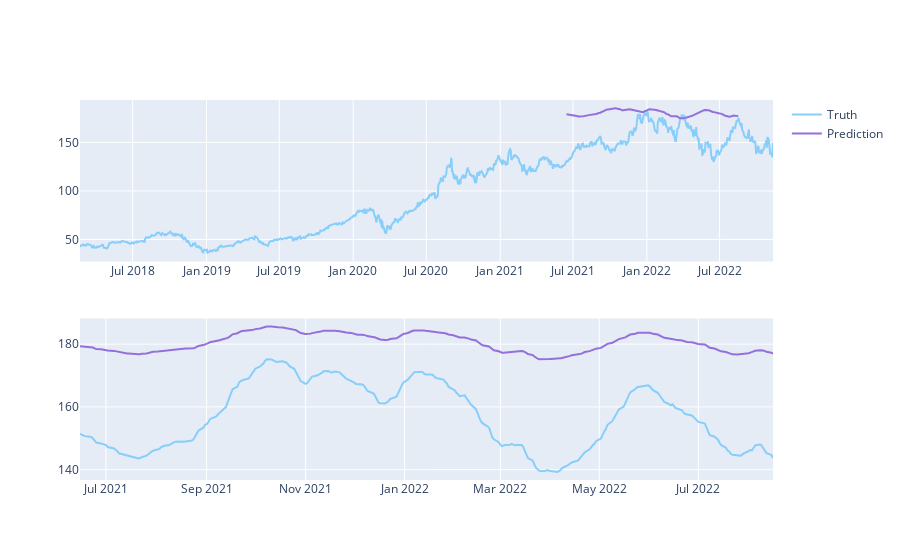

Notebook code for this chart:
### Markdown cell above
Comparision between original stock close price vs predicted close price

### Code cell
predicted_prices = df.loc[test_split_idx:test_split_idx+295].copy()
predicted_prices['Close'] = test_predict

fig = make_subplots(rows=2, cols=1)
fig.add_trace(go.Scatter(x=df.Date, y=df.Close,
                        name='Truth',
                        marker_color='LightSkyBlue'), row=1, col=1)

fig.add_trace(go.Scatter(x=predicted_prices.Date,
                        y=predicted_prices.Close,
                        name='Prediction',
                        marker_color='MediumPurple'), row=1, col=1)

fig.add_trace(go.Scatter(x=predicted_prices.Date,
                        y=y_test,
                        name='Truth',
                        marker_color='LightSkyBlue',
                        showlegend=False), row=2, col=1)

fig.add_trace(go.Scatter(x=predicted_prices.Date,
                        y=test_predict,
                        name='Prediction',
                        marker_color='MediumPurple',
                        showlegend=False), row=2, col=1)
# fig.update_traces(marker_line_width=4, opacity=0.8)

fig.show()

### Figure 1 — Plotly figure (JSON) as saved in the notebook; plotly's stock layout.template omitted (floating-point values rounded to 4 significant figures; data arrays with more than 128 entries replaced by an {"elided": "..."} marker saying what was removed)
{"data": [{"marker": {"color": "LightSkyBlue"}, "name": "Truth", "type": "scatter", "x": {"elided": "1193 str values"}, "xaxis": "x", "y": {"elided": "1193 float values"}, "yaxis": "y"}, {"marker": {"color": "MediumPurple"}, "name": "Prediction", "type": "scatter", "x": {"elided": "296 str values"}, "xaxis": "x", "y": {"elided": "296 float values"}, "yaxis": "y"}, {"marker": {"color": "LightSkyBlue"}, "name": "Truth", "showlegend": false, "type": "scatter", "x": {"elided": "296 str values"}, "xaxis": "x2", "y": {"elided": "296 float values"}, "yaxis": "y2"}, {"marker": {"color": "MediumPurple"}, "name": "Prediction", "showlegend": false, "type": "scatter", "x": {"elided": "296 str values"}, "xaxis": "x2", "y": {"elided": "296 float values"}, "yaxis": "y2"}], "layout": {"xaxis": {"anchor": "y", "domain": [0, 1]}, "xaxis2": {"anchor": "y2", "domain": [0, 1]}, "yaxis": {"anchor": "x", "domain": [0.575, 1]}, "yaxis2": {"anchor": "x2", "domain": [0, 0.425]}}}
